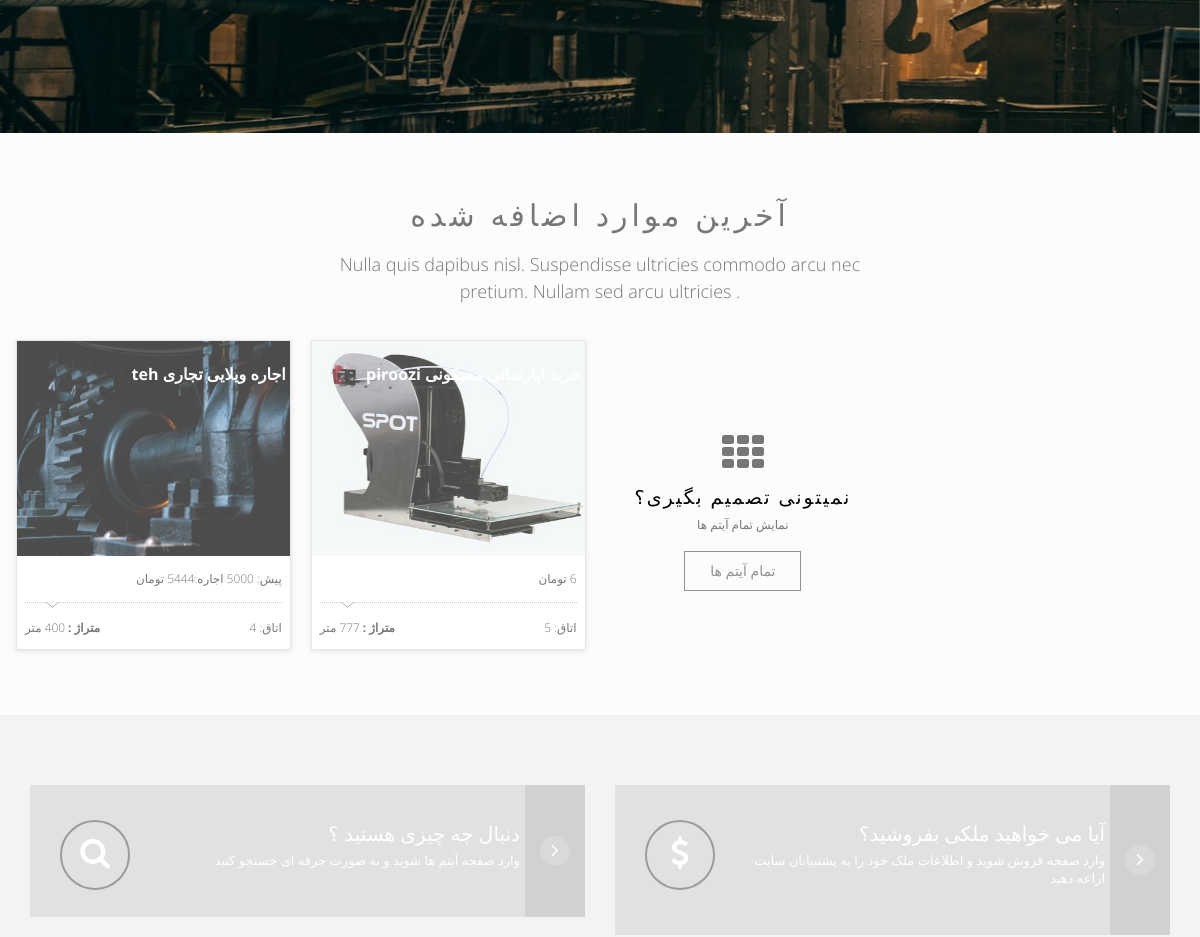
The app's page / (middle part), older data.
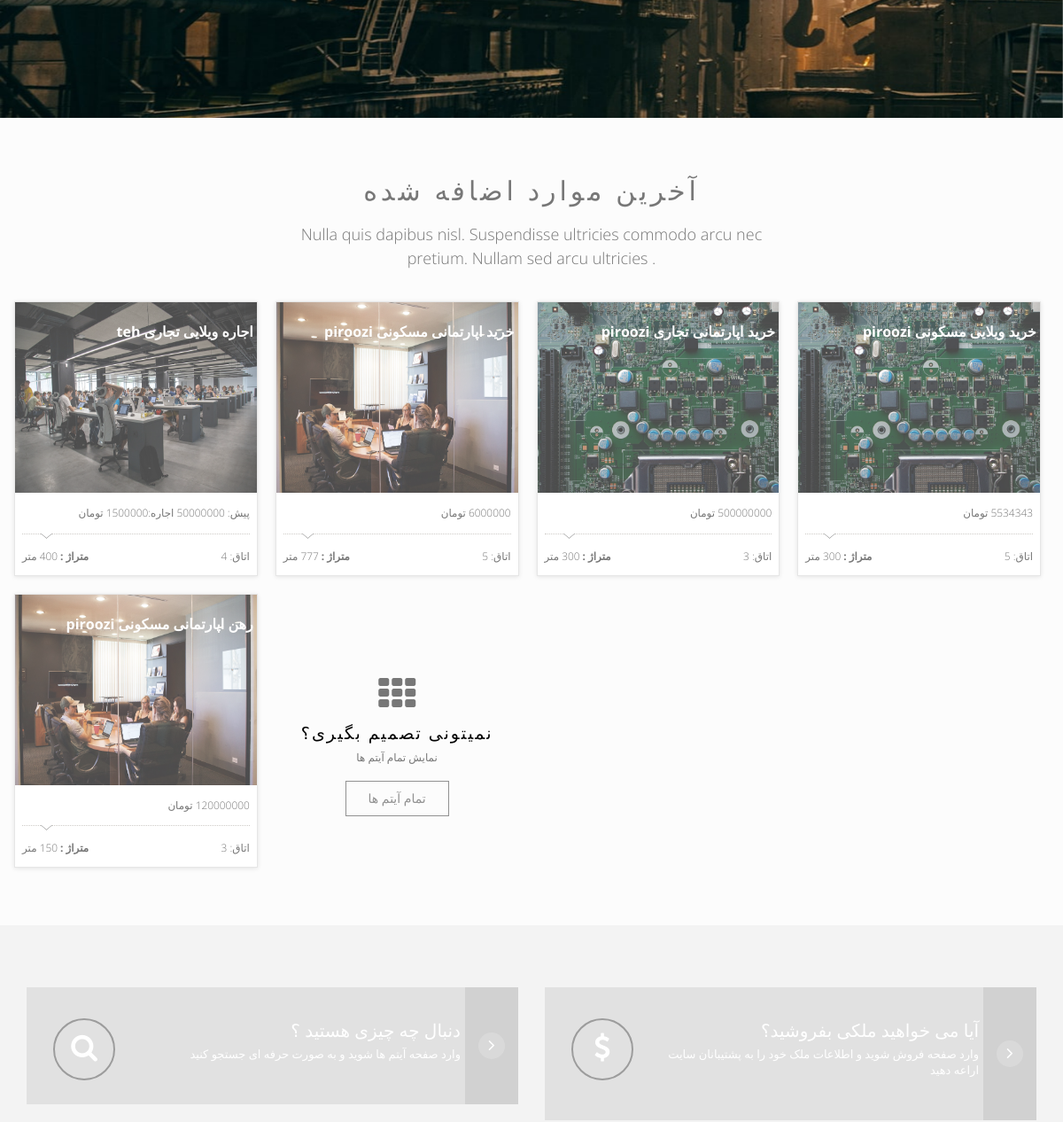
The same page, newer data.
### app/models.py (models this page shows, shortened)
class Slider(models.Model):
    Image = models.ImageField(upload_to='media', default='media/Default.png', null=True, blank=True, verbose_name = "تصویر")
    class Meta:
        verbose_name = "اسلایر"
        verbose_name_plural = "اسلایر ها"

class Item(models.Model):
    CHOICES1 = ( ('اجاره','اجاره'), ('خرید','خرید'), ('رهن','رهن') )
    buy_status = models.CharField(max_length=10,choices=CHOICES1,verbose_name = "وضعیت خرید")
    CHOICES2 = ( ('مسکونی','مسکونی'), ('تجاری','تجاری') )
    estate_status = models.CharField(max_length=15,choices=CHOICES2,verbose_name = "وضعیت ملک")
    CHOICES3 = ( ('ویلایی','ویلایی'), ('اپارتمانی','اپارتمانی') )
    building_status = models.CharField(max_length=10,choices=CHOICES3,verbose_name = "وضعیت ساختمان")
    area_size = models.IntegerField(null=True,blank=True, verbose_name = "متراژ")
    room_qty = models.IntegerField(null=True,blank=True, verbose_name = "تعداد اتاق")
    building_age = models.IntegerField(null=True,blank=True, verbose_name = "سن بنا")
    parking = models.BooleanField(default=True, verbose_name = "پارکینگ" )
    storage_room = models.BooleanField(default=True, verbose_name = "انباری" )
    elevator = models.BooleanField(default=False, verbose_name = "آسانسور" )
    balcony = models.BooleanField(default=False, verbose_name = "بالکن" )
    deposit = models.IntegerField(null=True,blank=True, default='0', verbose_name = "پول پیش")
    rent = models.IntegerField(null=True,blank=True, default='0', verbose_name = "اجاره")
    price = models.IntegerField(null=True,blank=True, default='0', verbose_name = "قیمت خرید ")
    area = models.ForeignKey(Area, on_delete=models.CASCADE,null=True, blank=True,verbose_name = "منطقه")
    tags = models.ManyToManyField(Tags, blank=True,verbose_name = "برچسب")
    additional_information = models.TextField(max_length=1000,null=True, blank=True,verbose_name = "اطلاعات تکمیلی")
    date = models.DateField(null=True, blank=True, verbose_name = "تاریخ آگهی")
    image = models.ImageField(upload_to='media', default='media/Default.png', null=True, blank=True, verbose_name = "تصویر")
    class Meta:
        verbose_name = "ملک"
        verbose_name_plural = "املاک"
    def __str__(self):
        return str(self.buy_status +" "+ self.building_status +" "+ self.estate_status +" "+ self.area.name )

class Area(MPTTModel):
    name = models.CharField(max_length=200, unique=True, verbose_name = "نام")
    parent = TreeForeignKey('self', on_delete=models.CASCADE, null=True, blank=True, related_name='children',verbose_name = "والد")
    class MPTTMeta:
        level_attr = 'mptt_level'
        order_insertion_by = ['name']
    class Meta:
        verbose_name = "منطقه"
        verbose_name_plural = "مناطق"

### app/views.py (the view)
# urls.py: path('', views.index, name='home'),
def index(request):
    img = models.Slider.objects.all()
    item_img = models.ItemImage.objects.all()
    items = models.Item.objects.all().order_by("-date")[:11]
    context = {'img':img, 'items':items, 'item_img':item_img}
    context['segment'] = 'index'
    html_template = loader.get_template( 'index.html' )
    return HttpResponse(html_template.render(context, request))

### templates/index.html (shortened to what this page needs)
{% extends "base.html" %}
{% load static %}
{% block content %}
<div class="slider-area">
    <div class="slider">
        <div id="bg-slider" class="owl-carousel owl-theme">
           {% for Slider in img %}
             <div class="item"><img src="{{ Slider.Image.url }}"></div>
           {% endfor %}
        </div>
    </div>
</div>
<div class="content-area home-area-1 recent-property" style="background-color: #FCFCFC; padding-bottom: 55px;">
    <div class="container">
        <div class="row">
            <div class="col-md-10 col-md-offset-1 col-sm-12 text-center page-title">
                <h2> آخرین موارد اضافه شده </h2>
                <p>Nulla quis dapibus nisl. Suspendisse ultricies commodo arcu nec pretium. Nullam sed arcu ultricies . </p>
            </div>
        </div>
        <div class="row">
            <div class="proerty-th">
              {% for Item in items %}
                <div class="col-sm-6 col-md-3 p0">
                    <div class="box-two proerty-item">
                       <div class="favorite-and-print">
                         <h5 dir="rtl" align="right"><a href="property-1.html" style="color:#ffffff;"> {{ Item }} </a></h5>
                      </div>
                         <div class="item-thumb">
                          <img src="{{ Item.image.url }}">
                         </div>
                        <div class="item-entry overflow">
                          <small dir="rtl">
                            {% if Item.buy_status == 'خرید' %}
                             <span class="proerty-price pull-right"> {{ Item.price }} تومان </span>
                            {% elif Item.buy_status == 'رهن' %}
                             <span class="proerty-price pull-right"> {{ Item.deposit }} تومان </span>
                            {% elif Item.buy_status == 'اجاره' %}
                             <span class="proerty-price pull-right"> پیش: {{ Item.deposit }} اجاره:{{ Item.rent }} تومان</span>
                            {% endif %}
                            <h5> &nbsp; </h5>
                            <div class="dot-hr"></div>
                            <span class="pull-left"><b>متراژ :</b> {{ Item.area_size }} متر </span>
                            <span class="pull-right"> اتاق: {{ Item.room_qty }} </span>
                          </small>
                        </div>
                    </div>
                </div>
                {% endfor %}
                <div class="col-sm-6 col-md-3 p0">
                    <div class="box-tree more-proerty text-center">
                        <div class="item-tree-icon">
                            <i class="fa fa-th"></i>
                        </div>
                        <div class="more-entry overflow">
                            <h5><a href="property-1.html" > نمیتونی تصمیم بگیری؟ </a></h5>
                            <h5 class="tree-sub-ttl"> نمایش تمام آیتم ها </h5>
                            <button class="btn border-btn more-black" value="All properties"> تمام آیتم ها </button>
                        </div>
                    </div>
                </div>
            </div>
        </div>
    </div>
</div>
<div class="boy-sale-area">
    <div class="container" dir="rtl">
        <div class="row">
            <div class="col-md-6 col-sm-10 col-sm-offset-1 col-md-offset-0 col-xs-12">
                <div class="asks-first">
                    <div class="asks-first-circle">
                        <span class="fa fa-search"></span>
                    </div>
                    <div class="asks-first-info">
                        <h2> دنبال چه چیزی هستید ؟ </h2>
                        <p>  وارد صفحه آیتم ها شوید و به صورت حرفه ای جستجو کنید </p>
                    </div>
                    <div class="asks-first-arrow">
                        <a href="properties.html"><span class="fa fa-angle-right"></span></a>
                    </div>
                </div>
            </div>
            <div class="col-md-6 col-sm-10 col-sm-offset-1 col-xs-12 col-md-offset-0">
                <div  class="asks-first">
                    <div class="asks-first-circle">
                        <span class="fa fa-usd"></span>
                    </div>
                    <div class="asks-first-info">
                        <h2> آیا می خواهید ملکی بفروشید؟ </h2>
                        <p> وارد صفحه فروش شوید و اطلاعات ملک خود را به پشتیبانان سایت اراعه دهید </p>
                    </div>
                    <div class="asks-first-arrow">
                        <a href="properties.html"><span class="fa fa-angle-right"></span></a>
                    </div>
                </div>
            </div>
        </div>
    </div>
</div>
{% endblock content %}

### templates/base.html (shortened to what this page needs)
{% load static %}
<!DOCTYPE html>
<html class="no-js">
<head>
  <link rel="stylesheet" href="{% static 'assets/css/normalize.css' %}">
  <link rel="stylesheet" href="{% static 'assets/css/font-awesome.min.css' %}">
  <link rel="stylesheet" href="{% static 'assets/css/fontello.css">
  <link href="{% static 'assets/fonts/icon-7-stroke/css/pe-icon-7-stroke.css' %}" rel="stylesheet">
  <link href="{% static 'assets/fonts/icon-7-stroke/css/helper.css' %}" rel="stylesheet">
  <link href="{% static 'assets/css/animate.css' %}" rel="stylesheet" media="screen">
  <link rel="stylesheet" href="{% static 'assets/css/bootstrap-select.min.css' %}">
  <link rel="stylesheet" href="{% static 'bootstrap/css/bootstrap.min.css' %}">
  <link rel="stylesheet" href="{% static 'assets/css/icheck.min_all.css' %}">
  <link rel="stylesheet" href="{% static 'assets/css/price-range.css' %}">
  <link rel="stylesheet" href="{% static 'assets/css/owl.carousel.css' %}">
  <link rel="stylesheet" href="{% static 'assets/css/owl.theme.css' %}">
  <link rel="stylesheet" href="{% static 'assets/css/owl.transitions.css' %}">
  <link rel="stylesheet" href="{% static 'assets/css/style.css' %}">
  <link rel="stylesheet" href="{% static 'assets/css/responsive.css' %}">
</head>
<body>
    {% block content %}{% endblock content %}
</body>
</html>

### core/static/assets/css/style.css (style rules this page uses)
html, body { width: 100%; overflow-x: hidden; }
body { height:100%; font-family: 'Open Sans', sans-serif; font-weight: 300; padding:0; margin:0; font-size:14px; line-height: 28px; color: #777; background: #fff; position: relative; }
h1, .h1, h2, .h2, h3, .h3, h4, .h4, h5, .h5, h6, .h6, p, .navbar, .brand, .btn-simple { -moz-osx-font-smoothing: grayscale; -webkit-font-smoothing: antialiased; }
h1, .h1, h2, .h2, h3, .h3, h4, .h4 { font-weight: 400; }
h2, .h2 { font-size: 36px; }
h5, .h5 { font-size: 16px; }
p { font-size: 15px; line-height: 1.6180em; }
p { padding: 0px 0px 1em; margin:0; }
img { height: auto; max-width: 100%; vertical-align: middle; border: 0px none; }
button { border-radius: 3px; outline: thin dotted; outline: 5px auto -webkit-focus-ring-color; outline-offset: -2px; outline: 0; outline-offset: 0; border: none; overflow: visible; }
button, select { text-transform: none; }
button, html input[type="button"], input[type="reset"], input[type="submit"] { -webkit-appearance: button; cursor: pointer; }
.btn { border-width: 2px; background-color: rgba(0,0,0,.0); font-weight: 400; opacity: 0.8; padding: 8px 16px; }
.slider-area { position: relative; height: 630px }
#bg-slider .item img { width: 100%; height: 630px }
.content-area { background-color: #FCFCFC; padding-bottom: 55px; }
.page-title { padding-top: 55px; }
.page-title h2 { margin: 10px 0px; font-size: 30px; font-weight: 300; text-transform: uppercase; letter-spacing: 4px; }
.page-title p { font-size: 18px; padding: 10px 20% 25px; line-height: 27px; }
.p0 { padding: 0px; }
.overflow { overflow: hidden; }
.box-two { background: #FFF none repeat scroll 0% 0%; border: 1px solid #E6E6E6; box-sizing: border-box; box-shadow: 0px 1px 5px rgba(0, 0, 0, 0.1); }
.dot-hr { border-bottom: 1px dotted #CECBC7; margin-bottom: 10px; }
.proerty-th { margin-left: -9px; }
.proerty-th .proerty-item { background-color: #FFF; margin: 10px; }
.proerty-th .proerty-item .item-thumb { position: relative; }
.proerty-th .proerty-item .item-thumb img { transition: all 0.2s linear 0s; display: block; position: relative; width:100%; opacity: 0.7; min-height: 215px; max-height: 215px; }
.proerty-th .proerty-item .item-entry { padding: 8px; }
.proerty-th .proerty-item .item-entry h5 { text-transform: uppercase; font-weight: 600; color: #9B9B9B; letter-spacing: 2px; position: relative; }
.proerty-th .proerty-item .item-entry h5::after { background: transparent url("../../assets/img/chevron-down.png") no-repeat scroll center center; width: 15px; left: 20px; height: 7px; content: ""; position: absolute; bottom: -16px; display: block; }
.favorite-and-print { position: absolute; z-index: 9; right: 0px; padding: 15px; }
.boy-sale-area { position: relative; padding: 70px 0px; background-color: #F3F3F3; color: #FFF; }
.asks-first { background-color: rgb(225, 225, 225); padding: 35px 0px 35px 30px; position: relative; cursor: pointer; }
.asks-first-circle { float: left; width: 70px; height: 70px; border: 2px solid #9C9C9C; border-radius: 100%; text-align: center; margin-right: 15px; }
.asks-first-circle span { vertical-align: middle; font-size: 32px; margin-top: 15px; line-height: 1; }
.asks-first-info { color: #FFF; margin: 0px 65px 0px 85px; }
.asks-first-info h2 { font: 500 20px "Open Sans",sans-serif; margin: 0px 0px 4px; text-transform: uppercase; }
.asks-first-info p { font: 400 13px "Open Sans",sans-serif; margin: 0px; }
.asks-first-arrow { top: 0px; position: absolute; right: 0px; width: 60px; height: 100%; float: right; background: rgba(0, 0, 0, 0.07) none repeat scroll 0% 0%; text-align: center; }
.asks-first-arrow span { background: rgba(255, 255, 255, 0.19) none repeat scroll 0% 0%; color: rgb(255, 255, 255); border-radius: 100%; display: inline-block; padding: 4px; font-size: 20px; width: 30px; height: 30px; font-weight: normal; position: absolute; top: 0px; bottom: 0px; left: 0px; right: 0px; margin: auto; }
.box-tree .item-tree-icon i { font-size: 3em; cursor: pointer; }
.box-tree .item-tree-icon { padding-top:35%; }
.more-entry a { color: #000; font-size: 19px; letter-spacing: 2px; font-weight: 500; text-transform: uppercase; }
.tree-sub-ttl { font-size: 12px; }
.border-btn { border: 1.5px solid; background: transparent none repeat scroll 0% 0%; border-radius: 0px; padding: 9px 25px; margin-top: 10px; }

Row changes from the older to the newer data that the page shows:
changed Item "اجاره ویلایی تجاری teh": image: a different picture
changed Item "خرید اپارتمانی مسکونی piroozi": image: a different picture; price (not shown) → "6000000"
added Item: buy_status+building_status+estate_status "خرید اپارتمانی تجاری piroozi", image (picture), room_qty "3"
added Item: buy_status+building_status+estate_status "خرید ویلایی مسکونی piroozi", image (picture), room_qty "5"
added Item: buy_status+building_status+estate_status "رهن اپارتمانی مسکونی piroozi", image (picture), room_qty "3"
